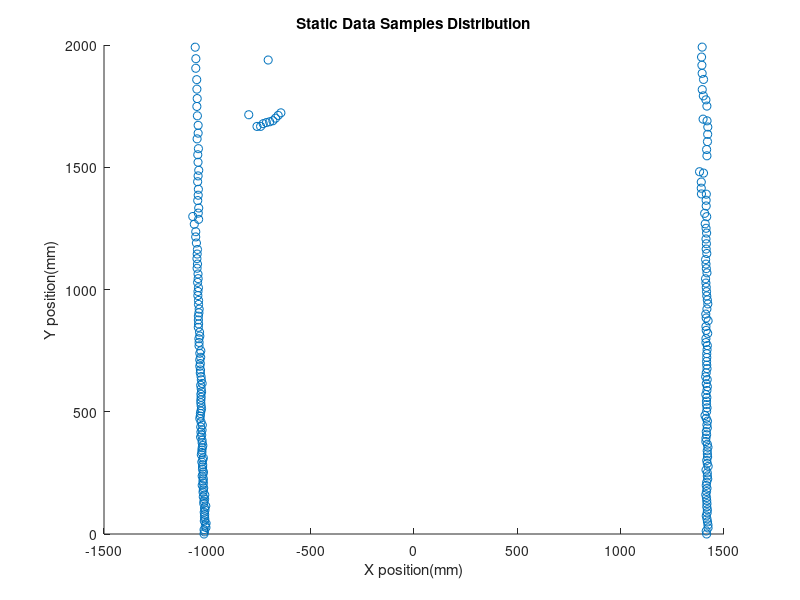

Source code (MATLAB): (Note: this script raises an error after producing the figure.)


% This is written by Jianjun Yuan
clear all;
close all;

%fileID = fopen('LaserData_forward.txt','r');
%fileID = fopen('LaserData_left.txt','r');
fileID = fopen('LaserData_right.txt','r');
formatSpec = '%f';
A = fscanf(fileID,formatSpec);
dataNum = 361;
A = reshape(A,2,dataNum);
A = A';

filterOutLength = 3000;
filterOutAxis = 2000;
j=0;
for i = 1:length(A)
    temp = A(i,:);
    
    if norm(temp)<filterOutLength && temp(1,1)<filterOutAxis &&temp(1,2)<filterOutAxis
        j = j+1;
        B(j,:) = temp;
    end
end

figure;

scatter(B(:,1),B(:,2));
xlabel('X position(mm)');
ylabel('Y position(mm)');
title('Static Data Samples Distribution');
clusterNum = 15;
[IDX, C] = kmeans(B, clusterNum);
hold on;
scatter(C(:,1),C(:,2),'M','filled');
hold off;
[IDX, D] = kmeans(C, 6);
hold on;
scatter(D(:,1),D(:,2),'T','filled');
hold off;
aaa= 1;
